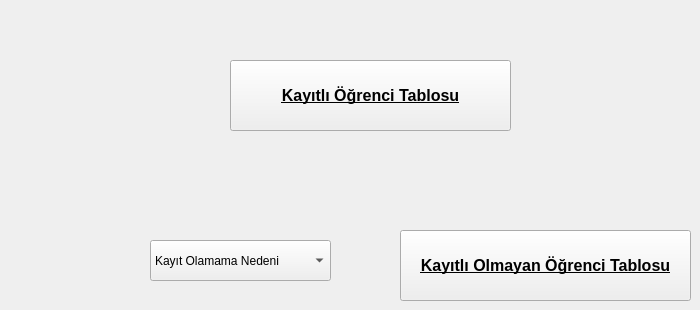
    <widget class="QWidget" name="page_22">
     <widget class="QPushButton" name="kayitli_ogrenci_tablosu">
      <property name="geometry">
       <rect>
        <x>230</x>
        <y>60</y>
        <width>281</width>
        <height>71</height>
       </rect>
      </property>
      <property name="font">
       <font>
        <pointsize>12</pointsize>
        <weight>75</weight>
        <bold>true</bold>
        <underline>true</underline>
       </font>
      </property>
      <property name="text">
       <string>Kayıtlı Öğrenci Tablosu</string>
      </property>
     </widget>
     <widget class="QPushButton" name="kayitli_olmayan_ogrenci">
      <property name="geometry">
       <rect>
        <x>400</x>
        <y>230</y>
        <width>291</width>
        <height>71</height>
       </rect>
      </property>
      <property name="font">
       <font>
        <pointsize>12</pointsize>
        <weight>75</weight>
        <bold>true</bold>
        <underline>true</underline>
       </font>
      </property>
      <property name="text">
       <string>Kayıtlı Olmayan Öğrenci Tablosu</string>
      </property>
     </widget>
     <widget class="QComboBox" name="comboBox_4">
      <property name="geometry">
       <rect>
        <x>150</x>
        <y>240</y>
        <width>181</width>
        <height>41</height>
       </rect>
      </property>
      <item>
       <property name="text">
        <string>Kayıt Olamama Nedeni</string>
       </property>
      </item>
      <item>
       <property name="text">
        <string>1</string>
       </property>
      </item>
      <item>
       <property name="text">
        <string>2</string>
       </property>
      </item>
      <item>
       <property name="text">
        <string>3</string>
       </property>
      </item>
     </widget>
    </widget>
